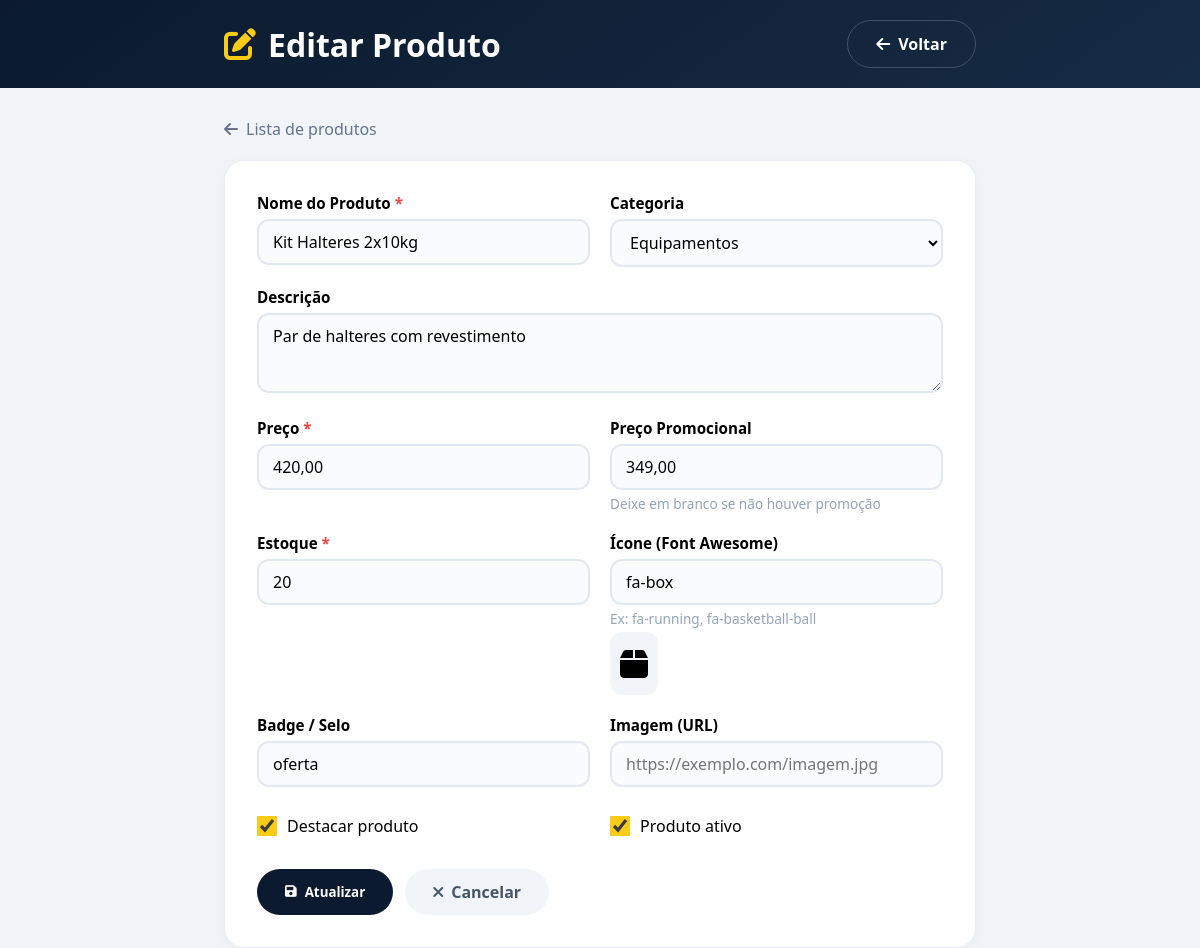
Screenshot of /admin/produto-editar.php?id=3 with the database file from the repository.
### tables this page shows
CREATE TABLE `produtos` (
  `id` int(11) NOT NULL,
  `categoria_id` int(11) DEFAULT NULL,
  `nome` varchar(200) NOT NULL,
  `descricao` text DEFAULT NULL,
  `preco` decimal(10,2) NOT NULL,
  `preco_promocional` decimal(10,2) DEFAULT NULL,
  `estoque` int(11) DEFAULT 0,
  `imagem` varchar(255) DEFAULT NULL,
  `icone` varchar(50) DEFAULT NULL,
  `badge` varchar(50) DEFAULT NULL,
  `destaque` tinyint(1) DEFAULT 0,
  `ativo` tinyint(1) DEFAULT 1,
  `created_at` timestamp NOT NULL DEFAULT current_timestamp(),
  `updated_at` timestamp NOT NULL DEFAULT current_timestamp() ON UPDATE current_timestamp()
);

CREATE TABLE `categorias` (
  `id` int(11) NOT NULL,
  `nome` varchar(100) NOT NULL,
  `descricao` text DEFAULT NULL,
  `icone` varchar(50) DEFAULT NULL,
  `created_at` timestamp NOT NULL DEFAULT current_timestamp(),
  `updated_at` timestamp NOT NULL DEFAULT current_timestamp() ON UPDATE current_timestamp()
);

### config/database.php (called while the page is built, shortened)
<?php
class Database {
    private static $instance = null;
    private $connection;
    private $host = 'localhost';
    private $dbname = 'nicolas_esportes';
    private $username = 'root';
    private $password = '';
    private function __construct() {
        try {
            $this->connection = new PDO(
                "mysql:host={$this->host};dbname={$this->dbname};charset=utf8mb4",
                $this->username,
                $this->password,
                [
                    PDO::ATTR_ERRMODE => PDO::ERRMODE_EXCEPTION,
                    PDO::ATTR_DEFAULT_FETCH_MODE => PDO::FETCH_ASSOC,
                    PDO::ATTR_EMULATE_PREPARES => false
                ]
            );
        } catch (PDOException $e) {
            die("Erro de conexão: " . $e->getMessage());
        }
    }
    public static function getInstance() {
        if (self::$instance === null) {
            self::$instance = new self();
        }
        return self::$instance;
    }
    public function prepare($sql) {
        return $this->connection->prepare($sql);
    }
}

### models/Product.php (called while the page is built, shortened)
<?php
require_once __DIR__ . '/../config/database.php';
class Product {
    private $db;
    public function __construct() {
        $this->db = Database::getInstance();
    }
    public function findById($id) {
        $sql = "SELECT p.*, c.nome as categoria_nome
                FROM produtos p
                LEFT JOIN categorias c ON p.categoria_id = c.id
                WHERE p.id = :id";
        $stmt = $this->db->prepare($sql);
        $stmt->execute(['id' => $id]);
        return $stmt->fetch();
    }
    public function getCategorias() {
        $sql = "SELECT * FROM categorias ORDER BY nome";
        $stmt = $this->db->prepare($sql);
        $stmt->execute();
        return $stmt->fetchAll();
    }
}

### admin/produto-editar.php (the view, shortened to what this page needs)
<?php
require_once __DIR__ . '../models/Product.php';
$productModel = new Product();
$id = isset($_GET['id']) ? (int)$_GET['id'] : 0;
$product = $productModel->findById($id);
$categorias = $productModel->getCategorias();
?>
<!DOCTYPE html>
<html lang="pt-BR">
<head>
    <link rel="stylesheet" href="https://cdnjs.cloudflare.com/ajax/libs/font-awesome/6.0.0-beta3/css/all.min.css">
</head>
<body>
    <div class="header">
        <div class="container header-content">
            <h1><i class="fas fa-edit"></i> Editar Produto</h1>
            <a href="produtos.php" class="btn" style="background: transparent; color: white; border: 1px solid rgba(255,255,255,0.2);">
                <i class="fas fa-arrow-left"></i> Voltar
            </a>
        </div>
    </div>
    <div class="container">
        <a href="produtos.php" class="back-link"><i class="fas fa-arrow-left"></i> Lista de produtos</a>
        <div class="card">
            <form method="POST">
                <div class="form-row">
                    <div class="form-group">
                        <label>Nome do Produto <span class="required">*</span></label>
                        <input type="text" name="nome" required value="<?= htmlspecialchars($product['nome']) ?>">
                    </div>
                    <div class="form-group">
                        <label>Categoria</label>
                        <select name="categoria_id">
                            <?php foreach ($categorias as $cat): ?>
                                <option value="<?= $cat['id'] ?>" <?= $product['categoria_id'] == $cat['id'] ? 'selected' : '' ?>>
                                    <?= htmlspecialchars($cat['nome']) ?>
                                </option>
                            <?php endforeach; ?>
                        </select>
                    </div>
                </div>
                <div class="form-group">
                    <label>Descrição</label>
                    <textarea name="descricao" placeholder="Descreva o produto..."><?= htmlspecialchars($product['descricao']) ?></textarea>
                </div>
                <div class="form-row">
                    <div class="form-group">
                        <label>Preço <span class="required">*</span></label>
                        <input type="text" name="preco" required value="<?= number_format($product['preco'], 2, ',', '.') ?>">
                    </div>
                    <div class="form-group">
                        <label>Preço Promocional</label>
                        <input type="text" name="preco_promocional" value="<?= $product['preco_promocional'] ? number_format($product['preco_promocional'], 2, ',', '.') : '' ?>">
                        <div class="help-text">Deixe em branco se não houver promoção</div>
                    </div>
                </div>
                <div class="form-row">
                    <div class="form-group">
                        <label>Estoque <span class="required">*</span></label>
                        <input type="number" name="estoque" required value="<?= $product['estoque'] ?>">
                    </div>
                    <div class="form-group">
                        <label>Ícone (Font Awesome)</label>
                        <input type="text" name="icone" placeholder="fa-running" value="<?= htmlspecialchars($product['icone'] ?? 'fa-box') ?>">
                        <div class="help-text">Ex: fa-running, fa-basketball-ball</div>
                        <div class="preview-icon">
                            <i class="fas <?= htmlspecialchars($product['icone'] ?? 'fa-box') ?>"></i>
                        </div>
                    </div>
                </div>
                <div class="form-row">
                    <div class="form-group">
                        <label>Badge / Selo</label>
                        <input type="text" name="badge" placeholder="novo, oferta, destaque" value="<?= htmlspecialchars($product['badge'] ?? '') ?>">
                    </div>
                    <div class="form-group">
                        <label>Imagem (URL)</label>
                        <input type="text" name="imagem" placeholder="https://exemplo.com/imagem.jpg" value="<?= htmlspecialchars($product['imagem'] ?? '') ?>">
                    </div>
                </div>
                <div class="form-row">
                    <div class="checkbox-group">
                        <input type="checkbox" name="destaque" value="1" <?= $product['destaque'] ? 'checked' : '' ?>>
                        <label style="font-weight: 500;">Destacar produto</label>
                    </div>
                    <div class="checkbox-group">
                        <input type="checkbox" name="ativo" value="1" <?= $product['ativo'] ? 'checked' : '' ?>>
                        <label style="font-weight: 500;">Produto ativo</label>
                    </div>
                </div>
                <div class="btn-group">
                    <button type="submit" class="btn btn-primary"><i class="fas fa-save"></i> Atualizar</button>
                    <a href="produtos.php" class="btn btn-secondary"><i class="fas fa-times"></i> Cancelar</a>
                </div>
            </form>
        </div>
    </div>
</body>
</html>

### admin/produto-editar.php (style rules this page uses)
* { margin: 0; padding: 0; box-sizing: border-box; font-family: 'Segoe UI', sans-serif; }
body { background: #f1f5f9; }
.header { background: linear-gradient(145deg, #0b1a2e, #162b44); color: white; padding: 20px 0; margin-bottom: 30px; }
.container { max-width: 800px; margin: 0 auto; padding: 0 24px; }
.header-content { display: flex; justify-content: space-between; align-items: center; flex-wrap: wrap; gap: 16px; }
.header h1 { display: flex; align-items: center; gap: 12px; }
.header h1 i { color: #facc15; }
.card { background: white; border-radius: 20px; padding: 32px; box-shadow: 0 4px 20px rgba(0,0,0,0.04); border: 1px solid #e9edf4; }
.form-group { margin-bottom: 20px; }
.form-group label { display: block; font-weight: 600; margin-bottom: 6px; font-size: 0.95rem; }
.form-group .required { color: #ef4444; }
.form-group input, .form-group select, .form-group textarea { width: 100%; padding: 10px 14px; border: 2px solid #e2e8f0; border-radius: 12px; font-size: 1rem; transition: 0.2s; background: #fafbfc; }
.form-group textarea { min-height: 80px; resize: vertical; }
.form-row { display: grid; grid-template-columns: 1fr 1fr; gap: 20px; }
.checkbox-group { display: flex; align-items: center; gap: 10px; padding: 8px 0; }
.checkbox-group input[type="checkbox"] { width: 20px; height: 20px; accent-color: #facc15; }
.help-text { font-size: 0.85rem; color: #94a3b8; margin-top: 4px; }
.btn { padding: 12px 28px; border-radius: 40px; text-decoration: none; font-weight: 600; display: inline-flex; align-items: center; gap: 8px; border: none; cursor: pointer; transition: 0.2s; }
.btn-primary { background: #0b1a2e; color: white; }
.btn-secondary { background: #f1f5f9; color: #475569; }
.btn-group { display: flex; gap: 12px; margin-top: 24px; flex-wrap: wrap; }
.back-link { display: inline-flex; align-items: center; gap: 8px; color: #64748b; text-decoration: none; margin-bottom: 20px; }
.preview-icon { font-size: 2rem; padding: 10px; background: #f1f5f9; border-radius: 12px; display: inline-block; margin-top: 4px; }

### rows the page displays
produtos: nome "Kit Halteres 2x10kg", categoria_id "Equipamentos", descricao "Par de halteres com revestimento", preco "420,00", preco_promocional "349,00", estoque "20", icone "fa-box", badge "oferta", destaque "☑", ativo "☑"
